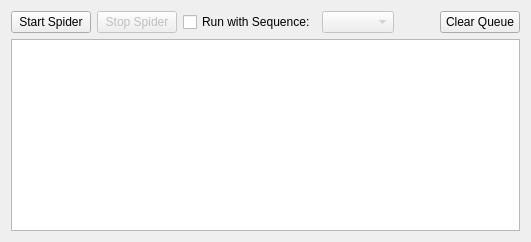
          <widget class="QWidget" name="crawlerSpiderQueueTab">
           <attribute name="title">
            <string>Spider Queue</string>
           </attribute>
           <layout class="QVBoxLayout" name="verticalLayout_42">
            <item>
             <layout class="QHBoxLayout" name="horizontalLayout_24">
              <item>
               <widget class="QPushButton" name="crawlerSpiderStartButton">
                <property name="text">
                 <string>Start Spider</string>
                </property>
               </widget>
              </item>
              <item>
               <widget class="QPushButton" name="crawlerSpiderStopButton">
                <property name="enabled">
                 <bool>false</bool>
                </property>
                <property name="text">
                 <string>Stop Spider</string>
                </property>
               </widget>
              </item>
              <item>
               <widget class="QCheckBox" name="crawlerSpiderSequenceCheckBox">
                <property name="text">
                 <string>Run with Sequence:</string>
                </property>
               </widget>
              </item>
              <item>
               <widget class="QComboBox" name="crawlerSpiderSequenceComboBox">
                <property name="enabled">
                 <bool>false</bool>
                </property>
                <property name="sizePolicy">
                 <sizepolicy hsizetype="MinimumExpanding" vsizetype="Fixed">
                  <horstretch>0</horstretch>
                  <verstretch>0</verstretch>
                 </sizepolicy>
                </property>
               </widget>
              </item>
              <item>
               <spacer name="horizontalSpacer_11">
                <property name="orientation">
                 <enum>Qt::Horizontal</enum>
                </property>
                <property name="sizeHint" stdset="0">
                 <size>
                  <width>40</width>
                  <height>20</height>
                 </size>
                </property>
               </spacer>
              </item>
              <item>
               <widget class="QPushButton" name="crawlerSpiderClearQueueButton">
                <property name="text">
                 <string>Clear Queue</string>
                </property>
               </widget>
              </item>
             </layout>
            </item>
            <item>
             <widget class="QTreeView" name="crawlerSpiderQueueTreeView"/>
            </item>
           </layout>
          </widget>
